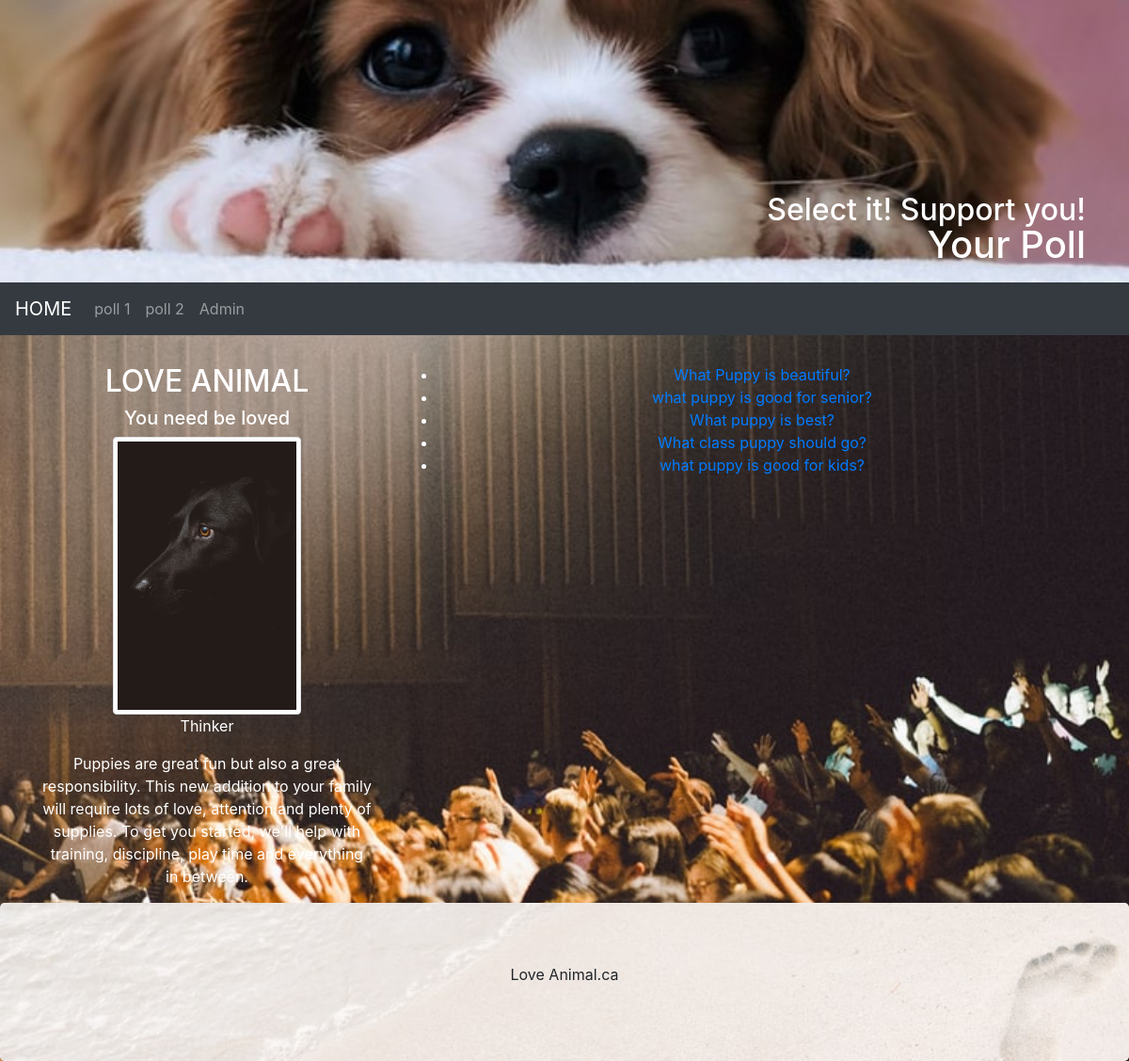
Screenshot of /polls/ with the database file from the repository.
### polls/models.py (models this page shows, shortened)
class Question(models.Model):
    question_text = models.CharField(max_length=200)
    pub_date = models.DateTimeField('date published')
    def was_published_recently(self):
        now = timezone.now()
        return now - datetime.timedelta(days=1) <= self.pub_date <= now
    was_published_recently.admin_order_field = 'pub_date'
    was_published_recently.boolean = True
    was_published_recently.short_description = 'Published recently?'

### polls/views.py (the view)
# urls.py: path('', views.IndexView.as_view(), name='index'),
class IndexView(generic.ListView):
    template_name = 'polls/boot_index.html'
    context_object_name = 'latest_question_list'
    def get_queryset(self):
        return Question.objects.order_by('-pub_date')[:5]

### polls/templates/polls/boot_index.html (shortened to what this page needs)
<!DOCTYPE html>
<html lang="en">
<head>
    {% load static %}
    <link rel="stylesheet" href="https://maxcdn.bootstrapcdn.com/bootstrap/4.3.1/css/bootstrap.min.css">
    <link rel="stylesheet" href="{% static '/polls/css/pl_visual.css' %}"/>
</head>
<header>
    <img src="{% static '/polls/images/puppys2.jpg' %}" alt="Girl in a jacket" width="1285" height="300">
    <div class="container">
        <div class="bottom-right"><h1>Your Poll</h1></div>
        <div class="bottom-right_down"><h2>Select it! Support you!</h2></div>
    </div>
</header>
<body>
<nav class="navbar navbar-expand-sm bg-dark navbar-dark">
    <a class="navbar-brand" href="http://172.16.176.21/w0443276/hide/tutorial10/lht_august.html#">HOME</a>
    <div class="collapse navbar-collapse" id="collapsibleNavbar">
        <ul class="navbar-nav">
            <li class="nav-item">
                <a class="nav-link" href="{% url 'polls:index' %}">poll 1</a>
            </li>
            <li class="nav-item">
                <a class="nav-link" href="{% url 'polls:index' %}">poll 2</a>
            </li>
            <li class="nav-item">
                <a class="nav-link" href="http://127.0.0.1:8000/admin/">Admin</a>
            </li>
        </ul>
    </div>
</nav>
<div class="container" style="margin-top:30px">
    <div class="row">
        <div class="col-sm-4">
            <h2>LOVE ANIMAL</h2>
            <h5>You need be loved</h5>
            <div ><img src="{% static '/polls/images/blackDog.jpg' %}"
                                      class="img-thumbnail" alt="dog" width="200" height="250"/></div>
            <p>Thinker</p>
            <p>Puppies are great fun but also a great responsibility. This new addition to your family will require
                lots of love, attention and plenty of supplies. To get you started, we'll help with training,
                discipline, play time and everything in between.</p>
        </div>
        <div class="col-sm-8">
            {% if latest_question_list %}
            <ul>
                {% for question in latest_question_list %}
                <li><a href="{% url 'polls:detail' question.id %}">{{ question.question_text }}</a></li>
                {% endfor %}
            </ul>
            {% else %}
            <p>No polls are available.</p>
            {% endif %}
        </div>
    </div>
</div>
</body>
<footer>
    <div class="jumbotron text-center" style="margin-bottom:0">
        <p >Love Animal.ca</p>
    </div>
</footer>
</html>

### polls/static/polls/css/pl_visual.css (style rules this page uses)
body { margin-left: auto; margin-right: auto; max-width: value; min-width: value; width: 100%; }
body > header > img { margin-left: auto; margin-right: auto; display: block; width: 100%; }

### rows the page displays
Question: question_text "What Puppy is beautiful?"
Question: question_text "what puppy is good for senior?"
Question: question_text "What puppy is best?"
Question: question_text "What class puppy should go?"
Question: question_text "what puppy is good for kids?"
